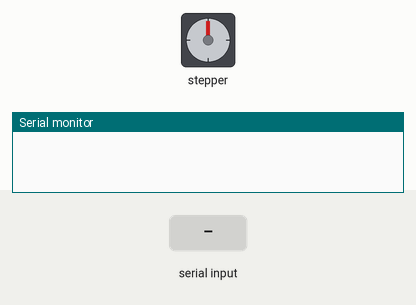
Recording of a sketch running on a simulated Arduino Uno, built with avr-gcc and run on an emulated ATmega328P. On the bench: stepper motor, the last lines printed to the serial monitor. The test bench sets the inputs (shaded band). Stepper angles assume 200 steps per turn.

Above: at 1.2 s.
1.3 s: "1" received over Serial
At 1.54 s:
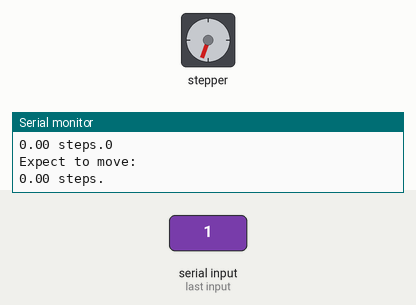
At 2.18 s:
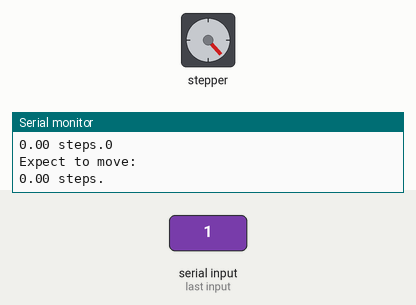
Timing chart, 0 to 4.8 s (numbered marks = the images above; inputs shaded):
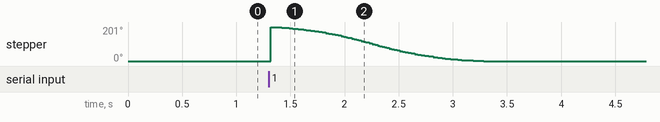

The sketch:

arduino-drawing-bot.ino
```cpp
#include <ArduinoJson.h>
#include <AccelStepper.h>

AccelStepper stepper1(5, 2, 3, 4, 5);
AccelStepper stepper2(5, 8, 9, 10, 11);

int calculateStep(int angle);

void setup() {
  Serial.begin(9600);

  //Motor A
  stepper1.setMaxSpeed(800.0);
  stepper1.setAcceleration(100.0);
  stepper1.setCurrentPosition(113); // 10 degree

  //Motor B
  stepper2.setMaxSpeed(800.0);
  stepper2.setAcceleration(100.0);
  stepper2.setCurrentPosition(0); // 0 degree
}

void loop() {
  String json = "";
  while (Serial.available() > 0) {
    json += (char) Serial.read();
    delay(5);
  }

  if (json != "") {
    Serial.println("received");
    StaticJsonBuffer<200> jsonBuffer;
    JsonObject &root = jsonBuffer.parseObject(json);

    int angle1 = root["angle1"];
    int angle2 = root["angle2"];
    int step1 = calculateStep(angle1);
    int step2 = calculateStep(angle2);
    stepper1.moveTo(step1);
    stepper2.moveTo(step2);
  }

  stepper1.run();
  stepper2.run();
}


int calculateStep(int angle){
  if(angle > 360 || angle < -360){
    Serial.println("valid angles are between -360 and 360");
    return 0;
  }
  Serial.println(angle);
  float steps = (float(2048/180)*angle);
  Serial.println("Expect to move: ");
  Serial.print(steps);
  Serial.print(" steps.");
  return int(steps);
}
```

Measured:
- after the input at 1.3 s, stepper: turns 201° clockwise in 0.00 s, then 201° counter-clockwise in 1.9 s
